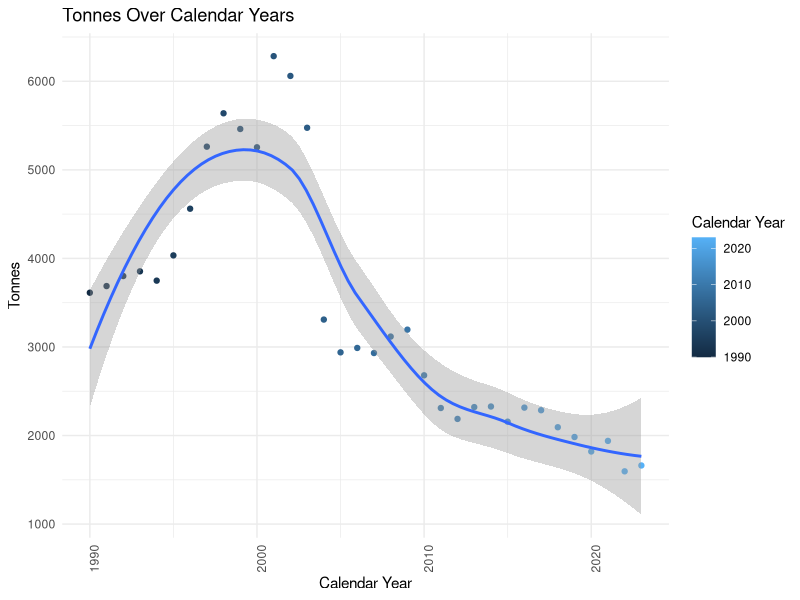

This figure's R source:
## ---- chunk 1
library("tidyverse")

## ---- chunk 2
data <- read.csv("../data/export (2).csv")
## ---- chunk 3
glimpse(data)
## ---- chunk 4
data1 <- data %>%
  mutate(CalendarYear = as.numeric(CalendarYear)) %>%
  mutate(Tonnes = str_replace(Tonnes, pattern = ",", replacement = "")) |>
  mutate(Tonnes = as.numeric(Tonnes))
data1
## ---- chunk 5
data1 <- data1 %>%
  filter(is.finite(CalendarYear) & is.finite(Tonnes))

ggplot(data1, aes(CalendarYear, Tonnes)) +
  geom_point(aes(color = CalendarYear)) +
  geom_smooth() +
  labs(title = "Tonnes Over Calendar Years", x = "Calendar Year", y = "Tonnes") +
  theme_minimal() +
  scale_color_continuous(name = "Calendar Year") +  # Use continuous color scale
  theme(axis.text.x = element_text(angle = 90, hjust = 1)) +  # Rotate x-axis labels
  scale_y_continuous(breaks = seq(1000, 7000, by = 1000))  # Set y-axis breaks

